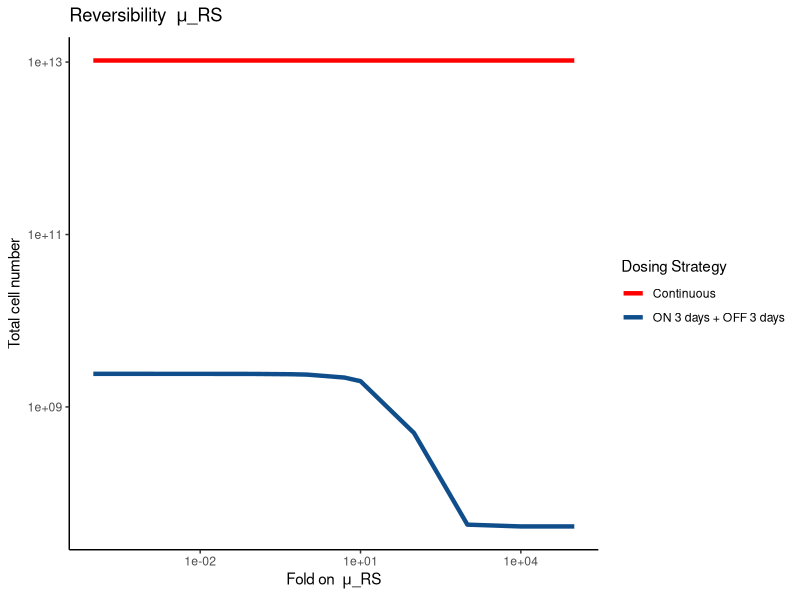

Reproduce this figure in R. (Note: this script raises an error after producing the figure.)

# project: ADCC
# Author: Jiawei Zhou
# Objectives: figure 6
# Updated model

rm(list=ls())



library(plyr)
library(dplyr)
library(tidyverse)
library(ggplot2)
library(deSolve)

# the fold to evaluate
fold <- c(0.0001, 0.001, 0.01, 0.1, 0.5,1, 5,10, 100, 1000, 10000, 100000)

# continuous treatment model
trt.model <- function(t,x,params){
  # first extract state variables
  S <- x[1]
  R <- x[2]
  
  ## now extract parameters
  g <- params['g'] #cell growth rate
  mu_SR <- params['mu_SR'] #S to R transition rate
  ds <- params['ds'] # S death rate under drug
  dr <- params['dr'] #R death rate under drug
  w  <- params['w'] #R death rate decay rate
  k <- params['k'] #drug efficacy decay rate
  n <- params['n'] # dosing cycle
  
  n_time <- (n-1)*3+t
  
  ## now code the model
  dSdt <- g*S - mu_SR*S -ds*exp(-k*t)*S
  dRdt <- g*R + mu_SR*S -dr*exp(-w*n_time)*exp(-k*t)*R
  
  ## combine results into a vector
  dxdt <- c(dSdt, dRdt)
  
  ## return result as a list
  list(dxdt)
}


total.con <- c()
for (kk in 1:length(fold)){
  # Set up initial conditions
  N <- 5000 # initial total cell number
  f <- 0.239 # initial S fraction
  tmp.mu_RS <- 0.0014*fold[kk]
  # Set up time points
  times <- seq(from = 0, to = 3, by = 1) #sim 3 days
  
  # Set up empty data frame to store results
  results <- data.frame()
  
  # Loop through simulation 40 times
  for (i in 1:40) {
    #set up parameters
    parms <- c(g = 0.4, mu_SR = 0.347, ds = 5, dr = 4.26, k=2.67, w=0.028, n=i)
    # Set up initial conditions
    if (i == 1) {
      xstart <- c(S = f*N, R = (1-f)*N)
    } else {
      xstart <- c(S = out$S[length(out$S)], R = out$R[length(out$R)])
    }
    
    # Run ODE model
    ode(
      func = trt.model,
      y = xstart,
      times = times,
      parms = parms
    ) %>% as.data.frame() -> out 
    
    # Add simulation results to the data frame
    out2 <- out %>% mutate(Total = S + R, iteration = i)
    results <- rbind(results, out2)
  }
  
  results2 <- results %>%
    mutate(time2 = 3*(iteration-1)+time)
  
  total.con[kk] <- results2[results2$time2 == 100,]$Total
}

con <- data.frame(
  fold_w =  fold,
  total = total.con
)


# generate on 3 days off 3 days

trt.model <- function(t,x,params){
  # first extract state variables
  S <- x[1]
  R <- x[2]
  
  ## now extract parameters
  g <- params['g'] #cell growth rate
  mu_SR <- params['mu_SR'] #S to R transition rate
  ds <- params['ds'] # S death rate under drug
  dr <- params['dr'] #R death rate under drug
  w  <- params['w'] #R death rate decay rate
  k <- params['k'] #drug efficacy decay rate
  
  ## now code the model
  dSdt <- g*S - mu_SR*S -ds*exp(-k*t)*S
  dRdt <- g*R + mu_SR*S -dr*exp(-w*t)*exp(-k*t)*R
  
  ## combine results into a vector
  dxdt <- c(dSdt, dRdt)
  
  ## return result as a list
  list(dxdt)
}


rest.model <- function(t,x,params){
  # first extract state variables
  S <- x[1]
  R <- x[2]
  
  ## now extract parameters
  g <- params['g'] #cell growth rate
  mu_RS <- params['mu_RS'] #S to R transition rate
  
  ## now code the model
  dSdt <- g*S + mu_RS*R
  dRdt <- g*R - mu_RS*R
  
  ## combine results into a vector
  dxdt <- c(dSdt, dRdt)
  
  ## return result as a list
  list(dxdt)
}

# params
total.on3off3 <- c()

for(kk in 1:length(fold)){
  
  tmp.muRS <- fold[kk]*0.0014
  parms <- c(g = 0.4, mu_SR = 0.347, mu_RS = tmp.muRS, ds = 5, dr = 4.26, k=2.67, w=0.028)
  N <- 5000
  f <- 0.239
  # Set up empty data frame to store results
  out <- data.frame()
  # 20 cycles of treatment
  for (i in 1:20){
    # Set up initial conditions
    if (i == 1) {
      xstart <- c(S = f*N, R = (1-f)*N)
    } else {
      xstart <- c(S = out$S[length(out$S)], R = out$R[length(out$R)])
    }
    
    # Simulate first 3 days with trt.model
    times1 <- seq(from = 0, to = 3, by = 1)
    out1 <- ode(func = trt.model, y = xstart, times = times1, parms = parms) %>% as.data.frame()
    # Get initial values for rest.model from last day of trt.model simulation
    xstart2 <-  c(S = out1$S[length(out1$S)], R = out1$R[length(out1$R)])
    # Simulate last 3 days with rest.model
    times2 <- seq(from = 3, to = 6, by = 1)
    out2 <- ode(func = rest.model, y = xstart2, times = times2, parms = parms) %>% as.data.frame()
    
    # Combine results from both simulations and add to output data frame
    out_cycle <- rbind(out1, out2)
    out_cycle$cycle <- i
    out <- rbind(out, out_cycle)
    
    
  }
  
  results2 <- out %>%
    mutate(time2 = 6*(cycle-1)+time,
           N = S + R)
  
  total.on3off3[kk] <- results2[results2$time2==100,]$N
}

on3off3 <- data.frame(
  fold_w =  fold,
  total = total.on3off3
)
#write.csv(on3off3, file='on3off3_muRS.csv', quote=FALSE, row.names=FALSE)
p1 <- ggplot(con)+
  geom_line(aes(x=fold_w, y=total, col='Continuous'), size=1.5)+
  geom_line(data=on3off3, aes(x=fold_w, y=total, col='ON 3 days + OFF 3 days'), size=1.5)+
  scale_colour_manual("Dosing Strategy", breaks = c("Continuous", 
                                                    "ON 3 days + OFF 3 days"),
                      values = c("Continuous" = "red", 
                                 "ON 3 days + OFF 3 days" = "dodgerblue4"))+
  theme_classic()+
  scale_x_continuous(trans='log10')+scale_y_continuous(trans='log10')+
  labs(x=expression("Fold on "~mu*"_RS"),y='Total cell number', title=expression("Reversibility "~mu*"_RS"))
ggsave(p1, file='result/muRS_on3off3_con.tiff', width=5, height=2)


# on 3 off 10

#simulate 3 days on, 10 days off
# Set up empty data frame to store results
total.on3off10 <- c()

for(kk in 1:length(fold)){
  
  tmp.muRS <- fold[kk]*0.0014
  parms <- c(g = 0.4, mu_SR = 0.347, mu_RS = tmp.muRS, ds = 5, dr = 4.26, k=2.67, w=0.028)
  N <- 5000
  f <- 0.239
  out <- data.frame()
  # 5 cycles of treatment
  for (i in 1:10){
    # Set up initial conditions
    if (i == 1) {
      xstart <- c(S = f*N, R = (1-f)*N)
    } else {
      xstart <- c(S = out$S[length(out$S)], R = out$R[length(out$R)])
    }
    
    # Simulate first 3 days with trt.model
    times1 <- seq(from = 0, to = 3, by = 1)
    out1 <- ode(func = trt.model, y = xstart, times = times1, parms = parms) %>% as.data.frame()
    # Get initial values for rest.model from last day of trt.model simulation
    xstart2 <-  c(S = out1$S[length(out1$S)], R = out1$R[length(out1$R)])
    # Simulate last 5 days with rest.model
    times2 <- seq(from = 3, to = 13, by = 1)
    out2 <- ode(func = rest.model, y = xstart2, times = times2, parms = parms) %>% as.data.frame()
    
    # Combine results from both simulations and add to output data frame
    out_cycle <- rbind(out1, out2)
    out_cycle$cycle <- i
    out <- rbind(out, out_cycle)
    
    
  }
  
  results2 <- out %>%
    mutate(time2 = 13*(cycle-1)+time, N=S+R)
  total.on3off10[kk] <- results2[results2$time2==100,]$N
}

on3off10 <- data.frame(
  fold_w =  fold,
  total = total.on3off10
)


p2 <- ggplot(on3off3)+
  geom_line(aes(x=fold_w, y=total, col='ON 3 days + OFF 3 days'), size=1.5)+
  geom_line(data=on3off10, aes(x=fold_w, y=total, col='ON 3 days + OFF 10 days'), size=1.5)+
  scale_colour_manual("Dosing Strategy", breaks = c("ON 3 days + OFF 3 days", 
                                                    "ON 3 days + OFF 10 days"),
                      values = c("ON 3 days + OFF 3 days" = "dodgerblue4", 
                                 "ON 3 days + OFF 10 days" = "deepskyblue1"))+
  theme_classic()+
  scale_x_continuous(trans='log10')+scale_y_continuous(trans='log10')+
  labs(x=expression("Fold on "~mu*"_RS"),y='Total cell number', title=expression("Reversibility "~mu*"_RS"))
ggsave(p2, file='result/muRS_on3off10_on3off3.tiff', width=5, height=2)

p3 <- ggplot(con)+
  geom_line(aes(x=fold_w, y=total, col='Continuous'), size=1.5)+
  geom_line(data=on3off10, aes(x=fold_w, y=total, col='ON 3 days + OFF 10 days'), size=1.5)+
  scale_colour_manual("Dosing Strategy", breaks = c("Continuous", 
                                                    "ON 3 days + OFF 10 days"),
                      values = c("Continuous" = "red", 
                                 "ON 3 days + OFF 10 days" = "deepskyblue1"))+
  theme_classic()+
  scale_x_continuous(trans='log10')+scale_y_continuous(trans='log10')+
  labs(x=expression("Fold on "~mu*"_RS"),y='Total cell number', title=expression("Reversibility "~mu*"_RS"))
ggsave(p3, file='result/muRS_on3off10_con.tiff', width=5, height=2)


total.on3off5 <- c()

for(kk in 1:length(fold)){
  
  tmp.muRS <- fold[kk]*0.0014
  parms <- c(g = 0.4, mu_SR = 0.347, mu_RS = tmp.muRS, ds = 5, dr = 4.26, k=2.67, w=0.028)
  N <- 5000
  f <- 0.239
  
  #simulate 3 days on, 5 days off
  # Set up empty data frame to store results
  out <- data.frame()
  # 10 cycles of treatment
  for (i in 1:15){
    # Set up initial conditions
    if (i == 1) {
      xstart <- c(S = f*N, R = (1-f)*N)
    } else {
      xstart <- c(S = out$S[length(out$S)], R = out$R[length(out$R)])
    }
    
    # Simulate first 3 days with trt.model
    times1 <- seq(from = 0, to = 3, by = 1)
    out1 <- ode(func = trt.model, y = xstart, times = times1, parms = parms) %>% as.data.frame()
    # Get initial values for rest.model from last day of trt.model simulation
    xstart2 <-  c(S = out1$S[length(out1$S)], R = out1$R[length(out1$R)])
    # Simulate last 5 days with rest.model
    times2 <- seq(from = 3, to = 8, by = 1)
    out2 <- ode(func = rest.model, y = xstart2, times = times2, parms = parms) %>% as.data.frame()
    
    # Combine results from both simulations and add to output data frame
    out_cycle <- rbind(out1, out2)
    out_cycle$cycle <- i
    out <- rbind(out, out_cycle)
    
    
  }
  
  results2 <- out %>%
    mutate(time2 = 8*(cycle-1)+time, N= S+R)
  total.on3off5[kk] <- results2[results2$time2==100,]$N
}

on3off5 <- data.frame(
  fold_w =  fold,
  total = total.on3off5
)



p4 <- ggplot(on3off3)+
  geom_line(aes(x=fold_w, y=total, col='ON 3 days + OFF 3 days'), size=1.5)+
  geom_line(data=on3off5, aes(x=fold_w, y=total, col='ON 3 days + OFF 5 days'), size=1.5)+
  scale_colour_manual("Dosing Strategy", breaks = c("ON 3 days + OFF 3 days", 
                                                    "ON 3 days + OFF 5 days"),
                      values = c("ON 3 days + OFF 3 days" = "dodgerblue4", 
                                 "ON 3 days + OFF 5 days" = "dodgerblue2"))+
  theme_classic()+
  scale_x_continuous(trans='log10')+scale_y_continuous(trans='log10')+
  labs(x=expression("Fold on "~mu*"_RS"),y='Total cell number', title=expression("Reversibility "~mu*"_RS"))
ggsave(p4, file='result/muRS_on3off5_on3off3.tiff', width=5, height=2)

p5 <- ggplot(con)+
  geom_line(aes(x=fold_w, y=total, col='Continuous'), size=1.5)+
  geom_line(data=on3off5, aes(x=fold_w, y=total, col='ON 3 days + OFF 5 days'), size=1.5)+
  scale_colour_manual("Dosing Strategy", breaks = c("Continuous", 
                                                    "ON 3 days + OFF 5 days"),
                      values = c("Continuous" = "red", 
                                 "ON 3 days + OFF 5 days" = "dodgerblue2"))+
  theme_classic()+
  scale_x_continuous(trans='log10')+scale_y_continuous(trans='log10')+
  labs(x=expression("Fold on "~mu*"_RS"),y='Total cell number', title=expression("Reversibility "~mu*"_RS"))
ggsave(p5, file='result/muRS_on3off5_con.tiff', width=5, height=2)



p6 <- ggplot(on3off5)+
  geom_line(aes(x=fold_w, y=total, col='ON 3 days + OFF 5 days'), size=1.5)+
  geom_line(data=on3off10, aes(x=fold_w, y=total, col='ON 3 days + OFF 10 days'), size=1.5)+
  scale_colour_manual("Dosing Strategy", breaks = c("ON 3 days + OFF 5 days", 
                                                    "ON 3 days + OFF 10 days"),
                      values = c("ON 3 days + OFF 5 days" = "dodgerblue2", 
                                 "ON 3 days + OFF 10 days" = "deepskyblue1"))+
  theme_classic()+
  scale_x_continuous(trans='log10')+scale_y_continuous(trans='log10')+
  labs(x=expression("Fold on "~mu*"_RS"),y='Total cell number', title=expression("Reversibility "~mu*"_RS"))
ggsave(p6, file='result/muRS_on3off5_on3off10.tiff', width=5, height=2)
